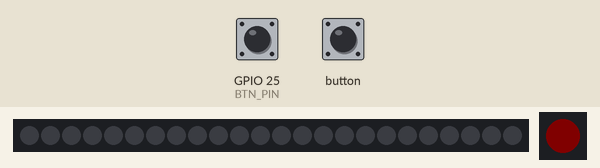
Recording of a sketch running on a simulated ESP32. Shown: 24 RGB LEDs in strip order, left to right, 1 RGB LEDs in strip order, left to right. The inputs (shaded band) are chosen by the test bench; at power-on: GPIO 25 (BTN_PIN) HIGH. Dim RGB values are drawn brighter than linear.

Above: at 1.2 s.
1.3 s: GPIO 25 (BTN_PIN) pulled LOW for 0.15 s
At 1.6 s:
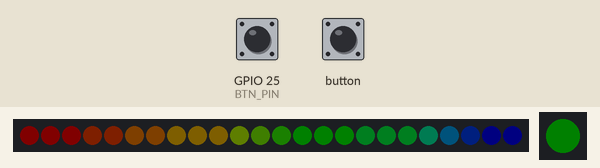
2.0 s: GPIO 25 (BTN_PIN) pulled LOW for 1 s
At 3.6 s:
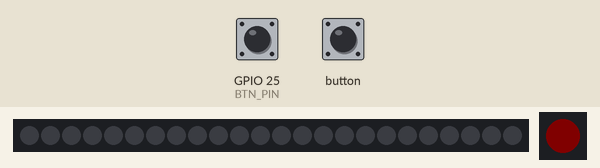
4.5 s: GPIO 25 (BTN_PIN) pulled LOW for 0.15 s
At 4.8 s:
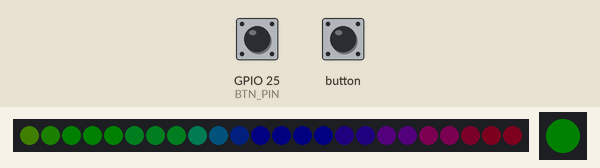
5.2 s: GPIO 25 (BTN_PIN) pulled LOW for 3.2 s
At 8.9 s:
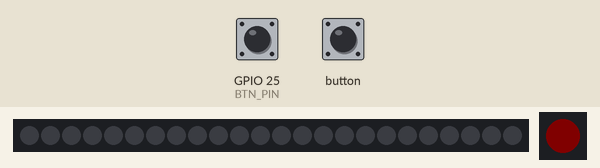
9.9 s: GPIO 25 (BTN_PIN) pulled LOW for 0.15 s
At 10.5 s:
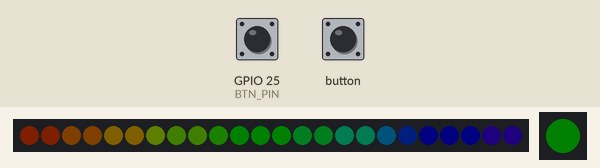
10.6 s: GPIO 25 (BTN_PIN) pulsed LOW 2 times (0.12 s each, 0.3 s apart)
At 11.21 s:
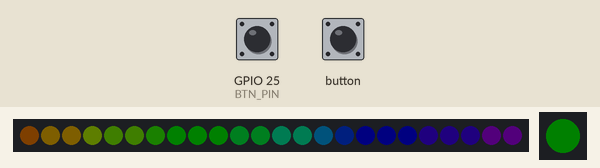
Timing chart, 0 to 13.6 s (numbered marks = the images above; inputs shaded):
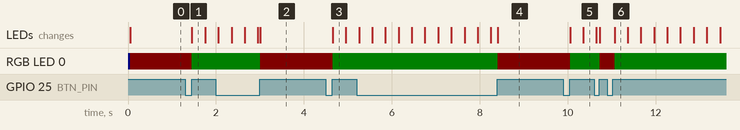

The sketch:

RGBlamp_v3.ino
```cpp
//***************************************************
//Externí LED WB2812B přepínané tlačítkem na pinu G25
//Efekt Rainbow
//***************************************************
/*Zajímavé odkazy
 Původní program
 je příklad z https://docs.m5stack.com/en/unit/neopixel
 resp. https://github.com/m5stack/M5Stack/blob/master/examples/Unit/RGB_LED_SK6812/display_rainbow/display_rainbow.ino
 Knihovna a obecné informace
 https://docs.m5stack.com/en/unit/neopixel
 https://github.com/FastLED/FastLED/wiki/Overview
 https://github.com/FastLED/FastLED/wiki/Pixel-reference#chsv
 https://cs.wikipedia.org/wiki/HSV
 Příklady
 https://wokwi.com/arduino/libraries/FastLED/Blink
*/
#include "M5Atom.h"
#include "FastLED.h"

//LED pasek/modul WS2812B
#define Neopixel_PIN 26
#define NUM_LEDS 24
CRGB leds[NUM_LEDS];
uint8_t gHue = 0;
int LED_brightness = 20;

//Integrovaná LED v M5Atom
#define Neopixel_PIN2 27
#define NUM_LEDS2 1
CRGB leds2[NUM_LEDS2];
int LED_brightness2 = 5;

//Tlačítko
#define BTN_PIN 25
int BTN_last = 0; //Proměnná ro uložení předešlého stavu tlačítka
int BTN_cur = 0; //Proměnná ro uložení současného stavu tlačítka

void setup() {
 M5.begin();
 pinMode(BTN_PIN, INPUT_PULLUP); //Nastavení tlačítka - vnitřní Pull-up rezistor
 // Neopixel initialization
 FastLED.addLeds<WS2812B, Neopixel_PIN, GRB>(leds, NUM_LEDS).setCorrection(TypicalLEDStrip);
 FastLED.setBrightness(LED_brightness);
 FastLED.addLeds<WS2812B, Neopixel_PIN2, GRB>(leds2, NUM_LEDS2).setCorrection(TypicalLEDStrip);
 FastLED.setBrightness(LED_brightness2);
 //Na začátku se LED zhasnou
 fill_solid(leds, NUM_LEDS, CRGB(0, 0, 0)); //LED pásek zhasne
 fill_solid(leds2, NUM_LEDS2, CRGB(0, 0, 255)); //LED se rozsvítí modře a měla by po 50 ms změnit barvu
 FastLED.show();
 delay(50);
}

void loop() {
 static bool stateB = 1; //Pomocná proměnná pro přepínání stavu LED
 BTN_cur = digitalRead(BTN_PIN); //Čtení stavu tlačítka

 //Pokud došlo k uvolnění tlačítka (was released)
 if (BTN_cur && !BTN_last) {
   stateB = !stateB;
 }
 if (stateB) {
   //Funkce je popsána v https://fastled.io/docs/3.1/group___colorutils.html
   fill_rainbow(leds, NUM_LEDS, gHue, 7);  // rainbow effect
   fill_solid(leds2, NUM_LEDS2, CRGB(0, 255, 0));
   FastLED.show();  // must be executed for neopixel becoming effective
   EVERY_N_MILLISECONDS(20) {
     gHue++;
   }
 }
 else {
   //Funkce je popsána v https://fastled.io/docs/3.1/group___colorutils.html
   fill_solid(leds, NUM_LEDS, CRGB(0, 0, 0));
   fill_solid(leds2, NUM_LEDS2, CRGB(255, 0, 0));
   FastLED.show();
 }
 BTN_last = BTN_cur;
 M5.update();
}
```

Measured:
- after the input at 1.3 s, RGB LED 0: RGB(5, 0, 0) → RGB(0, 5, 0) after 0.15 s; the LEDs: change after 0.15 s (image 1)
- after the input at 2.0 s, the LEDs: first differ from a run without the input after 1.0 s (image 2)
- after the input at 4.5 s, RGB LED 0: RGB(5, 0, 0) → RGB(0, 5, 0) after 0.15 s; the LEDs: change after 0.15 s (image 3)
- after the input at 5.2 s, the LEDs: first differ from a run without the input after 3.2 s (image 4)
- after the input at 9.9 s, RGB LED 0: RGB(5, 0, 0) → RGB(0, 5, 0) after 0.15 s; the LEDs: first change after 0.15 s (image 5 shows a later state)
- after the input at 10.6 s, the LEDs: first differ from a run without the input after 0.12 s (image 6 shows a later state)
